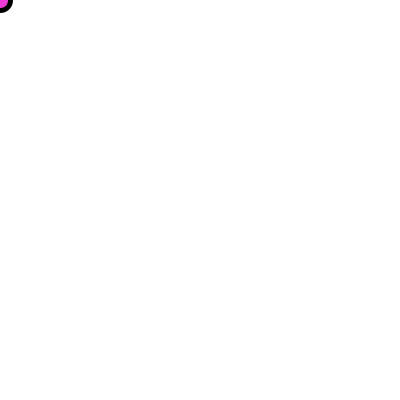
Frame 1 (no input)
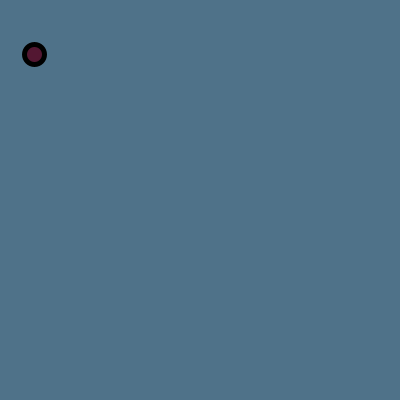
Frame 60 (the mouse pressed at the canvas centre just before this capture)
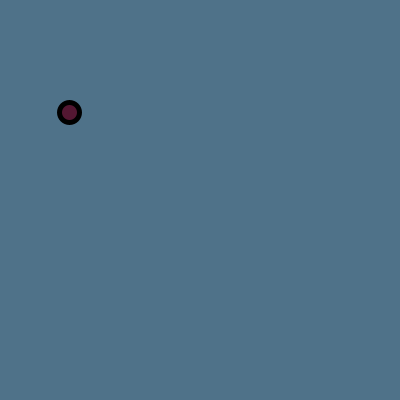
Frame 120 (the mouse held since frame 60 and released just before this capture)

The Processing sketch that drew these frames (run headless with seeded random() and noise(); from frame 60 on, the mouse is pressed at the canvas centre):

// Processing sketch: Pelota_rebota
// ── Pelota_rebota.pde
// Como me costaba entender cómo funcionaban las condiciones dentro del programa, decidí ver un video en youtube
//Creo que aprendí a hacer una pelota que rebota dentro de la pantalla, ahora veremos cómo funciona

//Importante saber que hay muchas mas condiciones.
//Cada ves que la pelota choque con algun extremo, cambiara su tamano y el fondo tambien.
//Le agregue stroke weight 5 a la pelota para que se identificara facilmente del fondo, ya que podrian quedar en colores muy parecidos con el fondo y perderse.
//Cada verz que se aprete la tecla espacio la pelota aumentara su tamano en 5, pero su tamano se limita a los 100 puntos.


float circulo_x = 0;
float circulo_y = 0;
float muevex=random(-2, 2);  // aqui se define el valor de que tanto cambiara lo que se mueve el circulo en x
float muevey=random(-2, 2); //aqui se define el valor de que tanto cambiara lo que se mueve el circulo en y
float fondo1 = 255;
float fondo2 = 255;
float fondo3 = 255;
float color1 = random(250);
float color2 = random(250);
float color3 = random(250);
float tam1 = 20;
float tam2 = 20;

void setup () {
  size (400, 400); // Se define el tamano del area de trabajo
}

void keyPressed () {    // Cada vez que se aprete la tecla espacio, la pelota aumentara su tamano en 5.
  if (key==' ') {
    tam1=tam1+5;
    tam2=tam2+5;
  }
}

void draw() {    //lo que se escriba aqu'i se ira repitiendo como si fuese una animacion
  smooth();
  background(fondo1, fondo2, fondo3);  // Se define el color del fondo
  fill (color1, color2, color3); //se define el color del circulo
  strokeWeight(5);
  ellipse ( circulo_x, circulo_y, tam1, tam2);  //se define la elipse
  circulo_x=circulo_x+muevex; // Aqui se indica que el circulo ira cambiando su posicion en x
  circulo_y=circulo_y+muevey; // Aqui se indica que el circulo ira cambiando su posicion en y

  //Ahora viene la parte de las condiciones

  if (circulo_x>width) {     // Las condiciones de aqu'i restringen el espacio en donde la pelota se ira moviendo.
    // circulo_x=width;
    muevex= -muevex;
    fondo1 = random(250);
    fondo2 = random(250);
    fondo3 = random(250);
    color1 = random(250);
    color2 = random(250);
    color3 = random(250);
  }

  if (circulo_x<0) {
    // circulo_x=0;
    muevex= -muevex;
    fondo1 = random(250);
    fondo2 = random(250);
    fondo3 = random(250);
    color1 = random(250);
    color2 = random(250);
    color3 = random(250);
  }

  if (circulo_y<0) {
    //  circulo_y=0;
    muevey= -muevey;
    fondo1 = random(250);
    fondo2 = random(250);
    fondo3 = random(250);
    color1 = random(250);
    color2 = random(250);
    color3 = random(250);
  }

  if (circulo_y>height) {
    // circulo_y=height;
    muevey= -muevey;
    fondo1 = random(250);
    fondo2 = random(250);
    fondo3 = random(250);
    color1 = random(250);
    color2 = random(250);
    color3 = random(250);
  }

  if (tam1>100) {     //Esta condicicion controla el tamano de la pelota, si es mayor a 100, volvera a ser 20.
    tam1=20;
    tam2=20;
  }
}
